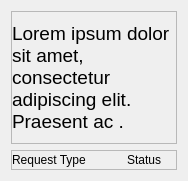
<?xml version="1.0" encoding="UTF-8"?>
<ui version="4.0">
 <class>request_small</class>
 <widget class="QWidget" name="request_small">
  <property name="geometry">
   <rect>
    <x>0</x>
    <y>0</y>
    <width>188</width>
    <height>181</height>
   </rect>
  </property>
  <property name="sizePolicy">
   <sizepolicy hsizetype="Fixed" vsizetype="Fixed">
    <horstretch>0</horstretch>
    <verstretch>0</verstretch>
   </sizepolicy>
  </property>
  <property name="minimumSize">
   <size>
    <width>188</width>
    <height>181</height>
   </size>
  </property>
  <property name="maximumSize">
   <size>
    <width>188</width>
    <height>181</height>
   </size>
  </property>
  <property name="windowTitle">
   <string>Form</string>
  </property>
  <layout class="QVBoxLayout" name="verticalLayout">
   <item>
    <widget class="QFrame" name="title_frame">
     <property name="frameShape">
      <enum>QFrame::Shape::StyledPanel</enum>
     </property>
     <property name="frameShadow">
      <enum>QFrame::Shadow::Raised</enum>
     </property>
     <layout class="QHBoxLayout" name="horizontalLayout">
      <property name="spacing">
       <number>0</number>
      </property>
      <property name="leftMargin">
       <number>0</number>
      </property>
      <property name="topMargin">
       <number>0</number>
      </property>
      <property name="rightMargin">
       <number>0</number>
      </property>
      <property name="bottomMargin">
       <number>0</number>
      </property>
      <item>
       <widget class="QLabel" name="title_label">
        <property name="font">
         <font>
          <pointsize>14</pointsize>
          <bold>false</bold>
         </font>
        </property>
        <property name="text">
         <string>Lorem ipsum dolor sit amet, consectetur adipiscing elit. Praesent ac .</string>
        </property>
        <property name="wordWrap">
         <bool>true</bool>
        </property>
       </widget>
      </item>
     </layout>
    </widget>
   </item>
   <item>
    <widget class="QFrame" name="status_frame">
     <property name="maximumSize">
      <size>
       <width>16777215</width>
       <height>20</height>
      </size>
     </property>
     <property name="frameShape">
      <enum>QFrame::Shape::StyledPanel</enum>
     </property>
     <property name="frameShadow">
      <enum>QFrame::Shadow::Raised</enum>
     </property>
     <layout class="QHBoxLayout" name="horizontalLayout_2">
      <property name="spacing">
       <number>0</number>
      </property>
      <property name="leftMargin">
       <number>0</number>
      </property>
      <property name="topMargin">
       <number>0</number>
      </property>
      <property name="rightMargin">
       <number>0</number>
      </property>
      <property name="bottomMargin">
       <number>0</number>
      </property>
      <item>
       <widget class="QLabel" name="request_label">
        <property name="text">
         <string>Request Type</string>
        </property>
       </widget>
      </item>
      <item>
       <widget class="QLabel" name="status_label">
        <property name="text">
         <string>Status</string>
        </property>
        <property name="alignment">
         <set>Qt::AlignmentFlag::AlignRight|Qt::AlignmentFlag::AlignTrailing|Qt::AlignmentFlag::AlignVCenter</set>
        </property>
        <property name="indent">
         <number>15</number>
        </property>
       </widget>
      </item>
     </layout>
    </widget>
   </item>
  </layout>
 </widget>
 <resources/>
 <connections/>
</ui>
